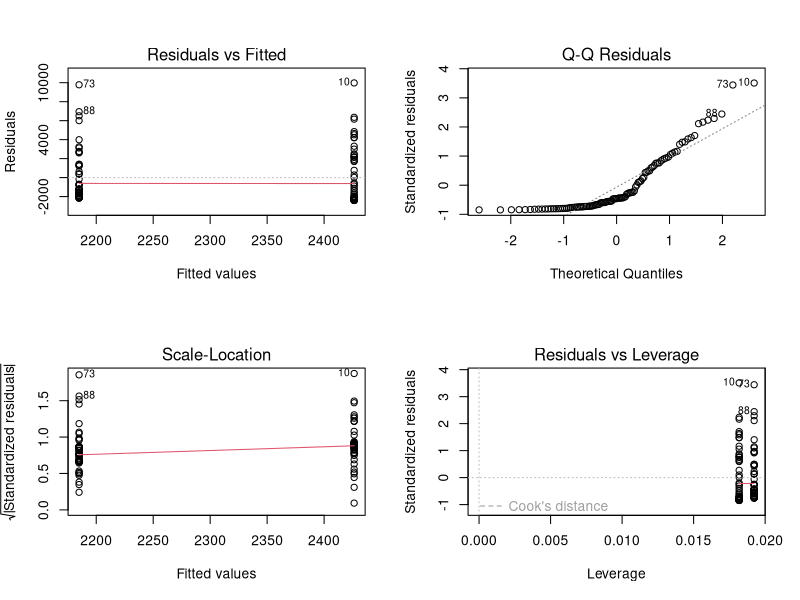

R code for this plot: (Note: this script raises an error after producing the figure.)
# Melanie J Heckwolf, 2024
# Analysis of activity in experimental tank (open field trial)

# Manuscript:
# Differences in colour pattern, behaviour and gene expression in the brain suggest divergent camouflage strategies in sympatric reef fish species
# MJ Heckwolf, J Gismann, M González-Santoro, F Coulmance, J Fuß, WO McMillan, O Puebla


#load libraries:
library(lme4)
library(car)
library(ggplot2)
library(reshape2)
library(dplyr)
library(cowplot)
library(ggsignif)
theme_set(theme_cowplot())

# set your working directory:
setwd("PATH/TO/YOUR/DATA")

# load data:
df <- read.csv2("activity_assessment_data.csv",header=T)



### ------------------ analyses ---------------------------------------------------


#-------------- Distance moved in cm (Suppl Fig 2A):
M1=lm(df$Distance_moved_cm~df$species)
summary(M1)
anova(M1)

# model validation visual:
par(mfrow = c(2, 2))
plot(M1)

# model validation tests (both should be >0.05):
leveneTest(residuals(M1)~data$species) #0.3334
shapiro.test(residuals(M1)) # <0.05
### -> residuals deviate from normal distribution.

# try the following transformations:
# x**2     # skews data more in the wrong direction
# 1/x      # skews data more in the wrong direction
# log()    # corrects in the right direction


# rerun model with log transformation:
M1=lm(log(df$Distance_moved_cm)~df$species)
summary(M1)
anova(M1)

# model validation visual:
par(mfrow = c(2, 2))
plot(M1)

# model validation tests (both should be >0.05):
leveneTest(residuals(M1)~data$species) #0.006
shapiro.test(residuals(M1)) #0.002
# tests are robust to slight deviations from normality and 
# both, original data and log() transformated data, are non significant, so our result is robust.





#-------------- Distance moved in body length (Suppl Fig 2B):
M2=lm(df$Distance_per_body_length~df$species)
summary(M2)
anova(M2)

# model validation visual:
par(mfrow = c(2, 2))
plot(M2)

# model validation tests (both should be >0.05):
leveneTest(residuals(M2)~data$species) #0.2904
shapiro.test(residuals(M2)) #<0.05


# try the following transformations:
# x**2     # skews data more in the wrong direction
# 1/x      # skews data more in the wrong direction
# log()    # corrects in the right direction


# rerun model with log transformation:
M2=lm(log(df$Distance_per_body_length)~df$species)
summary(M2)
anova(M2)

# model validation visual:
par(mfrow = c(2, 2))
plot(M2)

# model validation tests (both should be >0.05):
leveneTest(residuals(M2)~data$species) #0.006
shapiro.test(residuals(M2)) #0.002
# tests are robust to slight deviations from normality and 
# both, original data and log() transformated data, are non significant, so our result is robust.







#-------------- Velocity in cm per second (Suppl Fig 2C):
M3=lm(df$Velocity_cm.s~df$species)
summary(M3)
anova(M3)

# model validation visual:
par(mfrow = c(2, 2))
plot(M3)

# model validation tests (both should be >0.05):
leveneTest(residuals(M3)~data$species) #0.3321
shapiro.test(residuals(M3)) #<0.05



# try the following transformations:
# x**2     # skews data more in the wrong direction
# 1/x      # skews data more in the wrong direction
# log()    # corrects in the right direction


# rerun model with log transformation:
M3=lm(log(df$Velocity_cm.s)~df$species)
summary(M3)
anova(M3)

# model validation visual:
par(mfrow = c(2, 2))
plot(M3)

# model validation tests (both should be >0.05):
leveneTest(residuals(M3)~data$species) #0.006
shapiro.test(residuals(M3)) #0.002
# tests are robust to slight deviations from normality and 
# both, original data and log() transformated data, are non significant, so our result is robust.






#-------------- Velocity in body length per second (Suppl Fig 2D):
M4=lm(df$Velocity_body_length.s~df$species)
summary(M4)
anova(M4)

# model validation visual:
par(mfrow = c(2, 2))
plot(M4)

# model validation tests (both should be >0.05):
leveneTest(residuals(M4)~data$species) #0.2892
shapiro.test(residuals(M4)) #<0.05



# try the following transformations:
# x**2     # skews data more in the wrong direction
# 1/x      # skews data more in the wrong direction
# log()    # corrects in the right direction


# rerun model with log transformation:
M4=lm(log(df$Velocity_body_length.s)~df$species)
summary(M4)
anova(M4)

# model validation visual:
par(mfrow = c(2, 2))
plot(M4)

# model validation tests (both should be >0.05):
leveneTest(residuals(M4)~data$species) #0.006
shapiro.test(residuals(M4)) #0.003
# tests are robust to slight deviations from normality and 
# both, original data and log() transformated data, are non significant, so our result is robust.





### ------------------ plot data ---------------------------------------------------


### Supplementary Figure S2

anova(M1) # take values for annotations
A=ggplot(df,aes(x=species,y=Distance_moved_cm,fill=species,col=species))+
  geom_violin(alpha=0.25, width=.9,color=NA)+
  geom_boxplot(width=0.25)+
  scale_fill_manual(values = c("burlywood","grey28"))+
  scale_color_manual(values = c("black","black"))+
  geom_signif(comparisons = list(c("black","barred")), annotations="F(1,105)=0.615, P=0.435",
              y_position = 12500, tip_length = 0, vjust=0.1)+
  scale_x_discrete(labels = c("barred","black"),name="Species")+
  ylab(label = "distance moved (cm)")+
  theme_classic()+
  theme(legend.position = "none")


anova(M2) # take values for annotations
B=ggplot(df,aes(x=species,y=Distance_per_body_length,fill=species,col=species))+
  geom_violin(alpha=0.25, width=.9,color=NA)+
  geom_boxplot(width=0.25)+
  scale_fill_manual(values = c("burlywood","grey28"))+
  scale_color_manual(values = c("black","black"))+
  geom_signif(comparisons = list(c("black","barred")), annotations="F(1,105)=0.598, P=0.441",
              y_position = 2000, tip_length = 0, vjust=0.1)+
  scale_x_discrete(labels = c("barred","black"),name="Species")+
  ylab(label = "distance moved / body length")+
  theme_classic()


anova(M3) # take values for annotations
C=ggplot(df,aes(x=species,y=Velocity_cm.s,fill=species,col=species))+
  geom_violin(alpha=0.25, width=.9,color=NA)+
  geom_boxplot(width=0.25)+
  scale_fill_manual(values = c("burlywood","grey28"))+
  scale_color_manual(values = c("black","black"))+
  geom_signif(comparisons = list(c("black","barred")), annotations="F(1,105)=0.613, P=0.435",
              y_position = 23, tip_length = 0, vjust=0.1)+
  scale_x_discrete(labels = c("barred","black"),name="Species")+
  ylab(label = "velocity (cm/s)")+
  theme_classic()+
  theme(legend.position = "none")


anova(M4) # take values for annotations
D=ggplot(df,aes(x=species,y=Velocity_body_length.s,fill=species,col=species))+
  geom_violin(alpha=0.25, width=.9,color=NA)+
  geom_boxplot(width=0.25)+
  scale_fill_manual(values = c("burlywood","grey28"))+
  scale_color_manual(values = c("black","black"))+
  geom_signif(comparisons = list(c("black","barred")), annotations="F(1,105)=0.597, P=0.442",
              y_position = 3.8, tip_length = 0, vjust=0.1)+
  scale_x_discrete(labels = c("barred","black"),name="Species")+
  ylab(label = "velocity (body length/s)")+
  theme_classic()


plot_grid(A,B,C,D,nrow = 2,rel_widths = c(1,1.2),labels = c("A","B","C","D"))

